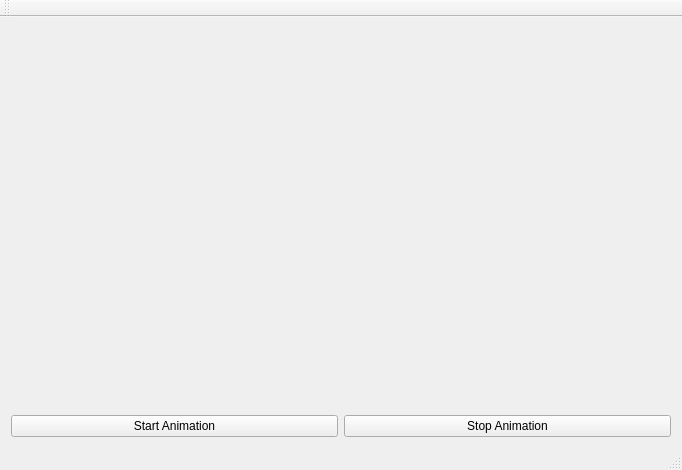
<?xml version="1.0" encoding="UTF-8"?>
<ui version="4.0">
 <class>MainWindow</class>
 <widget class="QMainWindow" name="MainWindow">
  <property name="geometry">
   <rect>
    <x>0</x>
    <y>0</y>
    <width>682</width>
    <height>470</height>
   </rect>
  </property>
  <property name="windowTitle">
   <string>MainWindow</string>
  </property>
  <widget class="QWidget" name="centralWidget">
   <layout class="QGridLayout" name="gridLayout_2">
    <item row="0" column="0">
     <layout class="QGridLayout" name="gridLayout">
      <item row="1" column="1">
       <widget class="QPushButton" name="pbEnd">
        <property name="text">
         <string>Stop Animation</string>
        </property>
       </widget>
      </item>
      <item row="0" column="0" colspan="2">
       <widget class="GraphWidget" name="widget" native="true"/>
      </item>
      <item row="1" column="0">
       <widget class="QPushButton" name="pbStart">
        <property name="text">
         <string>Start Animation</string>
        </property>
       </widget>
      </item>
     </layout>
    </item>
   </layout>
  </widget>
  <widget class="QMenuBar" name="menuBar">
   <property name="geometry">
    <rect>
     <x>0</x>
     <y>0</y>
     <width>682</width>
     <height>21</height>
    </rect>
   </property>
  </widget>
  <widget class="QToolBar" name="mainToolBar">
   <attribute name="toolBarArea">
    <enum>TopToolBarArea</enum>
   </attribute>
   <attribute name="toolBarBreak">
    <bool>false</bool>
   </attribute>
  </widget>
  <widget class="QStatusBar" name="statusBar"/>
 </widget>
 <layoutdefault spacing="6" margin="11"/>
 <customwidgets>
  <customwidget>
   <class>GraphWidget</class>
   <extends>QWidget</extends>
   <header>graphwidget.h</header>
   <container>1</container>
  </customwidget>
 </customwidgets>
 <resources/>
 <connections/>
</ui>
